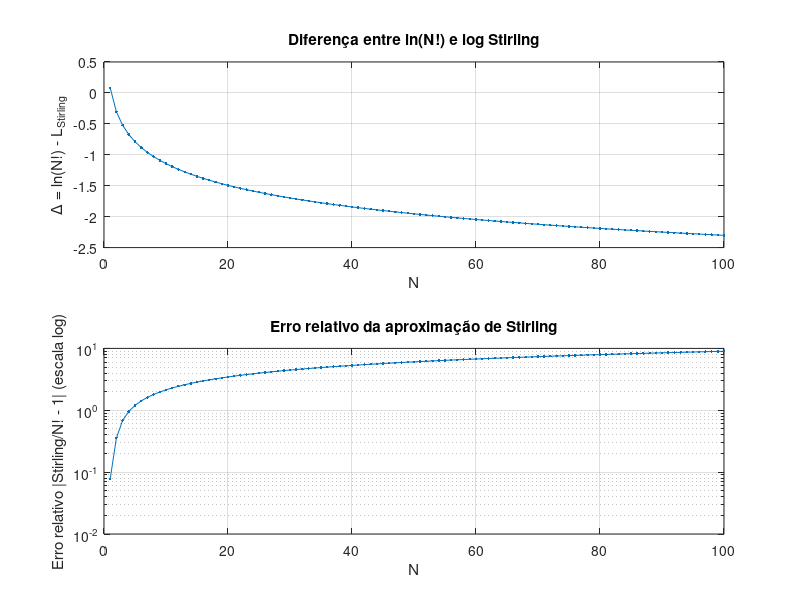

The MATLAB source for this figure:
% Comparação Stirling vs fatorial (logs)
Nmax = 100;

% Vetores
N = (1:Nmax)';

% log exato de N! usando gammaln (mais preciso que sum(log))
log_fact_exact = gammaln(N+1);   % ln(N!)

% log de Stirling (forma padrão): 0.5*ln(2*pi*N) + (N+0.5)*ln N - N
log_stirling = 0.5*log(2*pi*N) + (N + 0.5).*log(N) - N;

% diferença nos logs
delta_log = log_fact_exact - log_stirling;   % ln(N!) - L_stirling

% razão approx: Stirling / N! = exp(-delta_log)
ratio = exp(-delta_log);

% erro relativo exato entre aproximação e exato:
% rel_err = |Stirling - exact| / exact = |exp(L) - exp(log_fact_exact)| / exp(log_fact_exact)
% = |exp(L - log_fact_exact) - 1| = |exp(-delta_log) - 1|
rel_error = abs(ratio - 1);

% Mostra alguns valores selecionados em tabela
sel = [1,2,5,10,20,50,100];
fprintf(' N   ln(N!)_exact   ln_Stirling    Delta_log      RelError\n');
for k=sel
    fprintf('%3d  %12.6f   %12.6f   %12.6e   %12.6e\n', ...
        N(k), log_fact_exact(k), log_stirling(k), delta_log(k), rel_error(k));
end

% Plots
figure;
subplot(2,1,1);
plot(N, delta_log, '.-'); grid on;
xlabel('N'); ylabel('\Delta = ln(N!) - L_{Stirling}');
title('Diferença entre ln(N!) e log Stirling');

subplot(2,1,2);
semilogy(N, rel_error, '.-'); grid on;
xlabel('N'); ylabel('Erro relativo |Stirling/N! - 1| (escala log)');
title('Erro relativo da aproximação de Stirling');

% Caso N = 200 (usar logs para evitar overflow)
N200 = 200;
log_exact_200 = gammaln(N200+1);
log_stirling_200 = 0.5*log(2*pi*N200) + (N200 + 0.5)*log(N200) - N200;
delta200 = log_exact_200 - log_stirling_200;
ratio200 = exp(-delta200);
rel_error200 = abs(ratio200 - 1);

fprintf('\nN=200:\n ln(N!) exact = %.10f\n ln(Stirling)  = %.10f\n Delta = %.10e\n RelErr = %.10e\n', ...
    log_exact_200, log_stirling_200, delta200, rel_error200);
